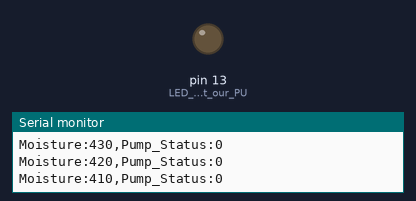
Bench run of a program on a simulated Arduino Mega 2560, built with avr-gcc and run on an emulated ATmega2560. On the bench: output pins drawn as LEDs (lit = HIGH), the last lines printed to the serial monitor.

Above: at 10.0 s.
At 24.0 s:
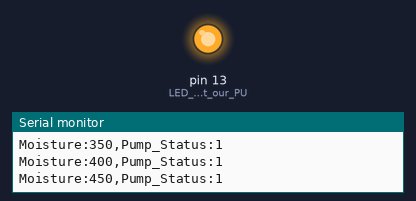
Timing chart, 0 to 62.4 s (numbered marks = the images above):
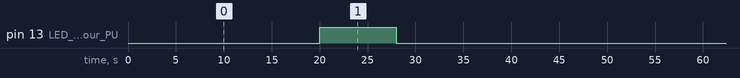

Measured:
- by itself, pin 13 (LED_will_represent_our_PU): alternates HIGH for 8.0 s and LOW for 40.0 s

The program:

main.cpp
```cpp
#include <Arduino.h>

// Constants
const int DRY_THRESHOLD = 300;        // Point where we turn the pump ON
const int WET_THRESHOLD = 700;        // Point where we turn the pump OFF
const unsigned long TICK_RATE = 1000; // Update every 1 second

// Global Variables
int moistureLevel = 500;              // Start at a healthy middle point
bool pumpActive = false;
unsigned long lastTick = 0;

void setup() {
  pinMode(LED_BUILTIN, OUTPUT);       // LED will represent our PUMP
  Serial.begin(115200);
  Serial.println("--- Virtual Plant Watering System Online ---");
}

void loop() {
  unsigned long currentMillis = millis();

  // Run our simulation every 1 second
  if (currentMillis - lastTick >= TICK_RATE) {
    lastTick = currentMillis;

    // 1. Simulate Physics
    if (pumpActive) {
      moistureLevel += 50;         // Adding water
    } else {
      moistureLevel -= 10;         // Evaporation
    }

    // 2. Watering Logic (The "Brain")
    if (moistureLevel <= DRY_THRESHOLD) {
      pumpActive = true;
    } else if (moistureLevel >= WET_THRESHOLD) {
      pumpActive = false;
    }

    // 3. Output to Hardware & Serial
    digitalWrite(LED_BUILTIN, pumpActive ? HIGH : LOW);

    // Format for Serial Plotter (Value1, Value2)
    Serial.print("Moisture:");
    Serial.print(moistureLevel);
    Serial.print(",");
    Serial.print("Pump_Status:");
    Serial.println(pumpActive ? 1 : 0); // Offset status for easy viewing
  }
}
```
